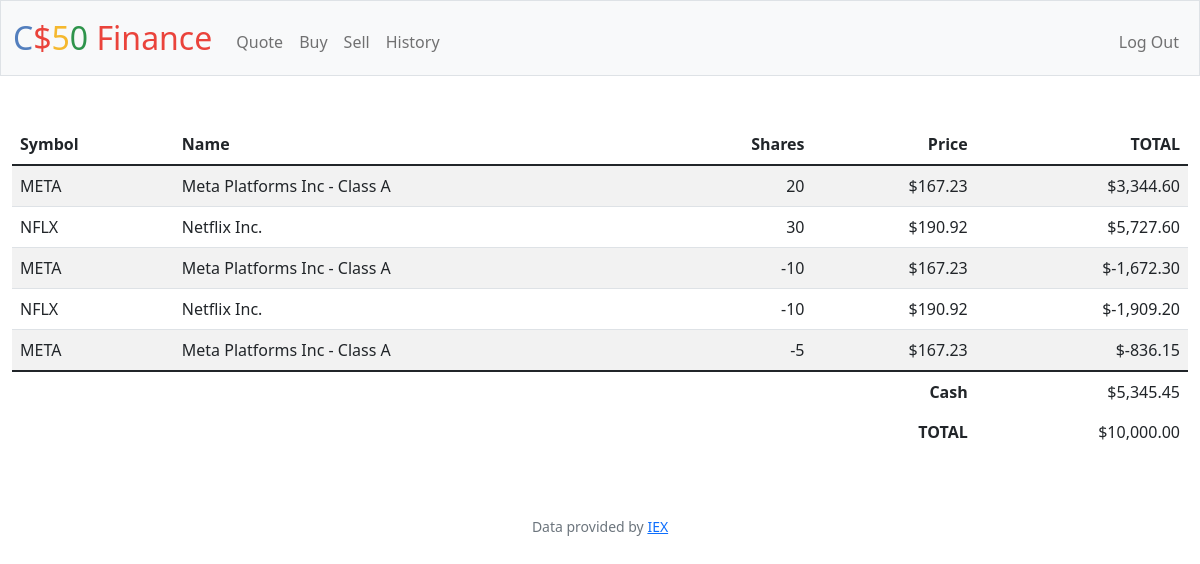
The app's page / (signed in), older data.
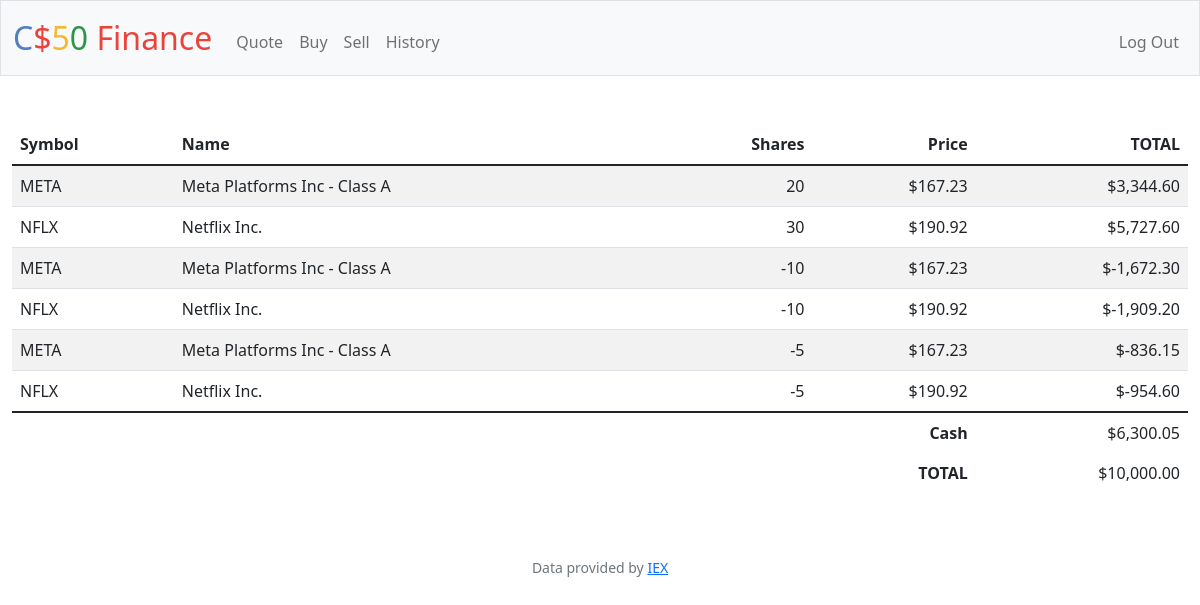
The same page, newer data.
### tables this page shows
CREATE TABLE transactions(
    id           INTEGER PRIMARY KEY AUTOINCREMENT NOT NULL,
    users_id    INTEGER NOT NULL,
    symbol  TEXT NOT NULL,
    name  TEXT NOT NULL,
    price  NUMERIC NOT NULL,
    quantity  INTEGER NOT NULL,
    cash  NUMERIC NOT NULL,
    time TEXT NOT NULL,
    FOREIGN KEY(users_id) REFERENCES users(id)
);

### app.py (the view)
@app.route("/")
@login_required
def index():
    hist = db.execute(
        "SELECT * FROM transactions WHERE users_id = ? ORDER BY time ASC", session["user_id"])
    print(hist)
    return render_template("index.html", res=hist)

### app.py (called while the page is built)
@app.after_request
def after_request(response):
    response.headers["Cache-Control"] = "no-cache, no-store, must-revalidate"
    response.headers["Expires"] = 0
    response.headers["Pragma"] = "no-cache"
    return response

### helpers.py (called while the page is built)
def login_required(f):
    @wraps(f)
    def decorated_function(*args, **kwargs):
        if session.get("user_id") is None:
            return redirect("/login")
        return f(*args, **kwargs)
    return decorated_function

def usd(value):
    return f"${value:,.2f}"

### templates/index.html (shortened to what this page needs)
{% extends "layout.html" %}
{% block main %}
{% set ns = namespace() %}
{% set ns.last_cash = 10000 %}
<table class="table table-striped">
    <thead>
        <tr>
            <th class="text-start">Symbol</th>
            <th class="text-start">Name</th>
            <th class="text-end">Shares</th>
            <th class="text-end">Price</th>
            <th class="text-end">TOTAL</th>
        </tr>
    </thead>
   <tbody>
    {% for dict_res in res -%}
    {% set total = dict_res['quantity'] * dict_res['price'] %}
    {% if dict_res['cash'] < ns.last_cash %}
        {% set ns.last_cash = dict_res['cash'] %}
    {% endif %}
            <tr>
                <td class="text-start">{{dict_res['symbol']}}</td>
                <td class="text-start">{{dict_res['name']}}</td>
                <td class="text-end">{{dict_res['quantity']}}</td>
                <td class="text-end">{{dict_res['price'] | usd}}</td>
                <td class="text-end">{{total | usd}}</td>
            </tr>
    {% endfor %}
    </tbody>
    <tfoot>
        <tr>
            <td class="border-0 fw-bold text-end" colspan="4">Cash</td>
            <td class="border-0 text-end">{{res[res | length -1]['cash'] | usd}}</td>
        </tr>
        <tr>
            <td class="border-0 fw-bold text-end" colspan="4">TOTAL</td>
            <td class="border-0 w-bold text-end">$10,000.00</td>
        </tr>
    </tfoot>
</table>
{% endblock %}

### templates/layout.html (shortened to what this page needs)
<!DOCTYPE html>
<html lang="en">
    <head>
        <link href="https://cdn.jsdelivr.net/npm/bootstrap@5.1.3/dist/css/bootstrap.min.css" rel="stylesheet">
        <link href="/static/styles.css" rel="stylesheet">
    </head>
    <body>
        <nav class="bg-light border navbar navbar-expand-md navbar-light">
            <div class="container-fluid">
                <a class="navbar-brand" href="/"><span class="blue">C</span><span class="red">$</span><span class="yellow">5</span><span class="green">0</span> <span class="red">Finance</span></a>
                <div class="collapse navbar-collapse" id="navbar">
                    {% if session["user_id"] %}
                        <ul class="navbar-nav me-auto mt-2">
                            <li class="nav-item"><a class="nav-link" href="/quote">Quote</a></li>
                            <li class="nav-item"><a class="nav-link" href="/buy">Buy</a></li>
                            <li class="nav-item"><a class="nav-link" href="/sell">Sell</a></li>
                            <li class="nav-item"><a class="nav-link" href="/history">History</a></li>
                        </ul>
                        <ul class="navbar-nav ms-auto mt-2">
                            <li class="nav-item"><a class="nav-link" href="/logout">Log Out</a></li>
                        </ul>
                    {% else %}
                        <ul class="navbar-nav ms-auto mt-2">
                            <li class="nav-item"><a class="nav-link" href="/register">Register</a></li>
                            <li class="nav-item"><a class="nav-link" href="/login">Log In</a></li>
                        </ul>
                    {% endif %}
                </div>
            </div>
        </nav>
        <main class="container-fluid py-5 text-center">
            {% block main %}{% endblock %}
        </main>
        <footer class="mb-5 small text-center text-muted">
            Data provided by <a href="https://iexcloud.io/">IEX</a>
        </footer>
    </body>
</html>

### static/styles.css (style rules this page uses)
nav .navbar-brand { font-size: xx-large; }
nav .navbar-brand .blue { color: #537fbe; }
nav .navbar-brand .red { color: #ea433b; }
nav .navbar-brand .yellow { color: #f5b82e; }
nav .navbar-brand .green { color: #2e944b; }

Row changes from the older to the newer data that the page shows:
added transactions: symbol "NFLX", name "Netflix Inc.", quantity "-5", price "$190.92", total "$-954.60"
Text that changed along with them:
{{ res[res | length -1]['cash'] | usd }}: "$5,345.45" → "$6,300.05"
